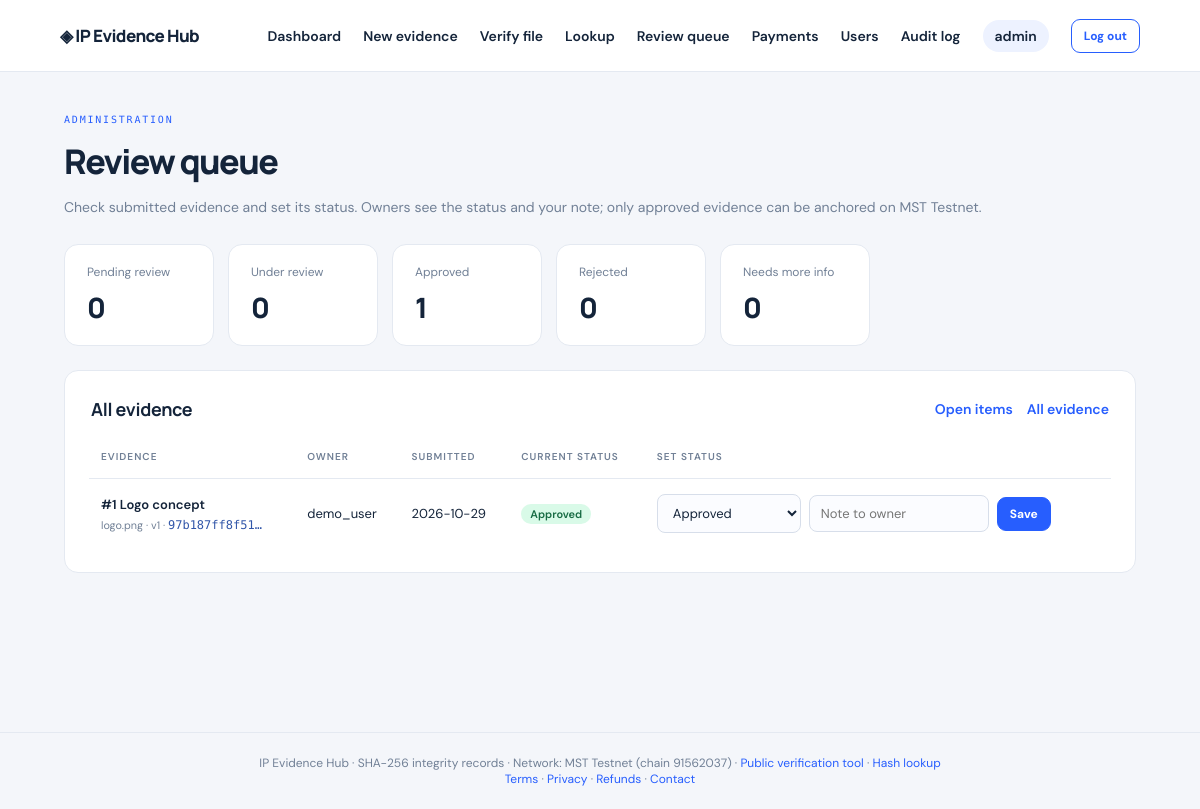
/admin/review?status=all (signed in), run on the app's committed database.
### tables this page shows
CREATE TABLE users (
          id INTEGER PRIMARY KEY AUTOINCREMENT, username TEXT UNIQUE NOT NULL,
          email TEXT UNIQUE NOT NULL, password_hash TEXT NOT NULL,
          role TEXT NOT NULL DEFAULT 'user', created_at TEXT NOT NULL
        , evidence_credits INTEGER NOT NULL DEFAULT 0, subscription_until TEXT DEFAULT '');

CREATE TABLE evidence (
          id INTEGER PRIMARY KEY AUTOINCREMENT, user_id INTEGER NOT NULL,
          title TEXT NOT NULL, description TEXT DEFAULT '', original_name TEXT NOT NULL,
          stored_name TEXT NOT NULL, sha256 TEXT NOT NULL, file_size INTEGER NOT NULL,
          mime_type TEXT DEFAULT '', created_at TEXT NOT NULL, watermark_name TEXT DEFAULT '',
          chain_network TEXT DEFAULT '', tx_hash TEXT DEFAULT '', contract_address TEXT DEFAULT '', chain_status TEXT NOT NULL DEFAULT 'local', registrant_address TEXT DEFAULT '', onchain_recorded_at INTEGER DEFAULT 0, block_number INTEGER DEFAULT 0, root_id INTEGER, parent_id INTEGER, version_no INTEGER NOT NULL DEFAULT 1, review_status TEXT NOT NULL DEFAULT 'pending', review_note TEXT DEFAULT '', reviewed_at TEXT DEFAULT '', billing TEXT DEFAULT '',
          FOREIGN KEY(user_id) REFERENCES users(id)
        );

### app.py (the view)
@app.route("/admin/review")
@admin_required
def admin_review():
    status=request.args.get("status","")
    with db() as c:
        counts={r["review_status"]:r["n"] for r in c.execute("SELECT review_status,COUNT(*) n FROM evidence GROUP BY review_status")}
        sql="SELECT e.*,u.username FROM evidence e JOIN users u ON u.id=e.user_id"
        if status in REVIEW_LABELS: rows=c.execute(sql+" WHERE e.review_status=? ORDER BY e.id",(status,)).fetchall()
        elif status=="all": rows=c.execute(sql+" ORDER BY e.id DESC LIMIT 300").fetchall()
        else:
            status=""
            rows=c.execute(sql+f" WHERE e.review_status IN ({','.join('?'*len(OPEN_REVIEW_STATUSES))}) ORDER BY e.id",OPEN_REVIEW_STATUSES).fetchall()
    return render_template("admin_review.html",rows=rows,counts=counts,status=status)

### app.py (called while the page is built)
@contextmanager
def db():
    conn = sqlite3.connect(DB_PATH)
    conn.row_factory = sqlite3.Row
    conn.execute("PRAGMA foreign_keys=ON")
    try:
        with conn: yield conn
    finally:
        conn.close()

def login_required(f):
    @wraps(f)
    def wrapped(*a, **kw):
        if not session.get("user_id"):
            flash("Please log in to continue.", "warning"); return redirect(url_for("login"))
        return f(*a, **kw)
    return wrapped

def admin_required(f):
    @wraps(f)
    @login_required
    def wrapped(*a, **kw):
        if current_user()["role"]!="admin": abort(403)
        return f(*a, **kw)
    return wrapped

def current_user():
    if not session.get("user_id"): return None
    with db() as c: return c.execute("SELECT id,username,email,role FROM users WHERE id=?",(session["user_id"],)).fetchone()

def csrf_token():
    if "csrf" not in session: session["csrf"]=secrets.token_urlsafe(32)
    return session["csrf"]

@app.context_processor
def inject_user(): return {"current_user": current_user(), "network": chain.network, "chain": chain}

@app.before_request
def csrf_protect():
    if request.method=="POST" and request.path not in CSRF_EXEMPT_PATHS:
        sent=request.form.get("csrf_token") or request.headers.get("X-CSRF-Token","")
        expected=session.get("csrf","")
        if not sent or not expected or not secrets.compare_digest(sent,expected): abort(400)

@app.after_request
def security_headers(response):
    response.headers.setdefault("X-Content-Type-Options","nosniff")
    response.headers.setdefault("X-Frame-Options","DENY")
    response.headers.setdefault("Referrer-Policy","same-origin")
    response.headers.setdefault("Content-Security-Policy","default-src 'self'; script-src 'self'; style-src 'self' https://fonts.googleapis.com; "
                                "font-src https://fonts.gstatic.com; img-src 'self' data:; frame-ancestors 'none'; form-action 'self'")
    return response

### templates/admin_review.html
{% extends "base.html" %}{% block title %}Review queue · IP Evidence Hub{% endblock %}{% block content %}<div class="page-head"><div><div class="eyebrow">ADMINISTRATION</div><h1>Review queue</h1><p class="muted">Check submitted evidence and set its status. Owners see the status and your note; only approved evidence can be anchored on {{ network.name }}.</p></div></div><div class="stats">{% for key,label in review_labels.items() %}<a class="stat stat-link{{ ' stat-active' if status==key }}" href="{{ url_for('admin_review',status=key) }}"><span>{{ label }}</span><strong>{{ counts.get(key,0) }}</strong></a>{% endfor %}</div><section class="panel"><div class="panel-head"><h2>{% if status %}{{ review_labels.get(status,'All evidence') }}{% else %}Open items (pending, under review, needs more info){% endif %}</h2><div class="actions-inline"><a href="{{ url_for('admin_review') }}">Open items</a><a href="{{ url_for('admin_review',status='all') }}">All evidence</a></div></div>{% if rows %}<div class="table-wrap"><table><thead><tr><th>Evidence</th><th>Owner</th><th>Submitted</th><th>Current status</th><th>Set status</th></tr></thead><tbody>{% for e in rows %}<tr><td><a class="evidence-name" href="{{ url_for('evidence_detail',evidence_id=e.id) }}">#{{ e.id }} {{ e.title }}</a><small>{{ e.original_name }} · v{{ e.version_no }} · <code>{{ e.sha256[:12] }}…</code></small></td><td>{{ e.username }}</td><td>{{ e.created_at[:10] }}</td><td><span class="badge review-{{ e.review_status }}">{{ review_labels[e.review_status] }}</span>{% if e.review_note %}<small class="wrap">{{ e.review_note }}</small>{% endif %}</td><td><form class="queue-form" method="post" action="{{ url_for('admin_set_review',evidence_id=e.id) }}"><input type="hidden" name="csrf_token" value="{{ csrf_token() }}"><input type="hidden" name="from" value="queue"><input type="hidden" name="queue_status" value="{{ status }}"><select name="status" aria-label="New status for evidence {{ e.id }}">{% for key,label in review_labels.items() %}<option value="{{ key }}" {{ 'selected' if key==e.review_status }}>{{ label }}</option>{% endfor %}</select><input name="note" maxlength="1000" placeholder="Note to owner" aria-label="Note for evidence {{ e.id }}"><button class="btn btn-small">Save</button></form></td></tr>{% endfor %}</tbody></table></div>{% else %}<div class="empty"><div class="empty-icon">✓</div><h3>Nothing here</h3><p>No evidence with this status.</p></div>{% endif %}</section>{% endblock %}

### templates/base.html (shortened to what this page needs)
<!doctype html><html lang="en"><head><link rel="stylesheet" href="{{ url_for('static',filename='style.css') }}"></head>
<body><nav class="nav"><a class="brand" href="{{ url_for('index') }}">◈ IP Evidence Hub</a><div class="navlinks">{% if current_user %}<a href="{{ url_for('dashboard') }}">Dashboard</a><a href="{{ url_for('upload') }}">New evidence</a><a href="{{ url_for('verify') }}">Verify file</a><a href="{{ url_for('lookup') }}">Lookup</a>{% if current_user.role=='admin' %}<a href="{{ url_for('admin_review') }}">Review queue</a><a href="{{ url_for('admin_payments') }}">Payments</a><a href="{{ url_for('admin_users') }}">Users</a><a href="{{ url_for('admin_audit') }}">Audit log</a>{% else %}<a href="{{ url_for('billing') }}">Billing</a>{% endif %}<a class="user-chip" href="{{ url_for('change_password') }}" title="Account settings">{{ current_user.username }}</a><form class="inline-form" method="post" action="{{ url_for('logout') }}"><input type="hidden" name="csrf_token" value="{{ csrf_token() }}"><button class="btn btn-small btn-outline">Log out</button></form>{% else %}<a href="{{ url_for('verify') }}">Verify</a><a href="{{ url_for('lookup') }}">Lookup</a><a href="{{ url_for('login') }}">Log in</a><a class="btn btn-small" href="{{ url_for('register') }}">Create account</a>{% endif %}</div></nav><main class="container">{% with messages=get_flashed_messages(with_categories=true) %}{% if messages %}{% for category,message in messages %}<div class="flash {{ category }}">{{ message }}</div>{% endfor %}{% endif %}{% endwith %}{% block content %}{% endblock %}</main><footer>IP Evidence Hub · SHA-256 integrity records · Network: {{ network.name }} (chain {{ network.chain_id }}) · <a href="{{ url_for('verify') }}">Public verification tool</a> · <a href="{{ url_for('lookup') }}">Hash lookup</a><br><a href="{{ url_for('terms') }}">Terms</a> · <a href="{{ url_for('privacy') }}">Privacy</a> · <a href="{{ url_for('refunds') }}">Refunds</a> · <a href="{{ url_for('contact') }}">Contact</a></footer>{% block scripts %}{% endblock %}</body></html>

### static/style.css (style rules this page uses)
:root { --bg:#f4f6fa;--panel:#fff;--ink:#14243a;--muted:#718096;--line:#e4e9f1;--blue:#275efe;--navy:#101f35;--mint:#d9fae8;--red:#b42318 }
* { box-sizing:border-box }
body { margin:0;background:var(--bg);color:var(--ink);font-family:'DM Sans',sans-serif;font-size:14px }
.nav { height:72px;padding:0 max(5vw,24px);display:flex;align-items:center;justify-content:space-between;background:#fff;border-bottom:1px solid var(--line);gap:24px }
.brand { font:800 17px Manrope,sans-serif;letter-spacing:-.6px;color:var(--navy);text-decoration:none }
.navlinks { display:flex;align-items:center;gap:22px }
.nav a { color:var(--ink);text-decoration:none;font-weight:600 }
.nav .brand { font-weight:800 }
.user-chip { background:#edf2ff;border-radius:20px;padding:7px 12px;color:#2549a8 }
.container { max-width:1120px;margin:0 auto;padding:42px 24px 70px;min-height:calc(100vh - 140px) }
h1,h2,h3,p { margin-top:0 }
h1 { font:800 clamp(30px,4vw,44px) Manrope,sans-serif;letter-spacing:-1.6px;margin-bottom:12px }
h2 { font:700 18px Manrope,sans-serif;letter-spacing:-.3px }
.eyebrow { font:500 10px 'DM Mono',monospace;letter-spacing:1.8px;color:var(--blue);margin-bottom:13px }
.muted { color:var(--muted);line-height:1.6 }
.btn { display:inline-flex;justify-content:center;align-items:center;gap:8px;border:1px solid var(--blue);border-radius:9px;background:var(--blue);color:white!important;padding:12px 17px;font:700 13px 'DM Sans',sans-serif;text-decoration:none;cursor:pointer }
.btn-outline { background:transparent;color:var(--blue)!important }
.btn-small { padding:8px 12px;font-size:12px }
.feature,.panel,.stat { background:var(--panel);border:1px solid var(--line);border-radius:14px }
.panel { padding:26px }
.form a,.panel a:not(.btn) { color:var(--blue);text-decoration:none;font-weight:600 }
.page-head { display:flex;align-items:center;justify-content:space-between;gap:20px;margin-bottom:26px }
.page-head h1 { font-size:34px }
.page-head p { margin-bottom:0 }
.stats { display:flex;gap:14px;margin-bottom:24px }
.stat { padding:19px 22px;min-width:180px;display:flex;flex-direction:column;gap:8px }
.stat span { font-size:12px;color:var(--muted) }
.stat strong { font:800 28px Manrope,sans-serif }
.panel-head { display:flex;justify-content:space-between;align-items:center;gap:15px }
.panel-head h2 { margin:0 }
.table-wrap { overflow:auto;margin:14px -2px -2px }
table { border-collapse:collapse;width:100%;text-align:left;font-size:13px }
th { font-size:10px;letter-spacing:1px;text-transform:uppercase;color:var(--muted);font-weight:600 }
th,td { padding:15px 12px;border-bottom:1px solid var(--line);white-space:nowrap }
tr:last-child td { border-bottom:0 }
td small { display:block;color:var(--muted);margin-top:5px }
.evidence-name { font-weight:700;color:var(--ink)!important;text-decoration:none }
code { font:12px 'DM Mono',monospace;color:#3156a9 }
footer { border-top:1px solid var(--line);padding:22px 24px;text-align:center;color:var(--muted);font-size:12px }
footer a { color:var(--blue);text-decoration:none }
.inline-form { display:inline-flex;margin:0 }
.nav button.btn { font-family:'DM Sans',sans-serif }
.user-chip { text-decoration:none }
.badge { display:inline-block;padding:3px 9px;border-radius:20px;font-size:11px;font-weight:600;background:#eef1f6;color:#53657b }
.review-approved { background:var(--mint);color:#176b43 }
.review-form select,.review-form textarea,.queue-form select,.queue-form input { display:block;width:100%;margin-top:6px;padding:9px 11px;border:1px solid #d7deea;border-radius:8px;font:13px 'DM Sans',sans-serif;background:#fbfcff;color:var(--ink) }
.queue-form { display:flex;gap:8px;align-items:center }
.queue-form select,.queue-form input { margin-top:0;width:auto }
.queue-form input { min-width:180px }
.stat-link { text-decoration:none;color:var(--ink);min-width:150px }
.actions-inline { display:flex;gap:14px }
.actions-inline a { color:var(--blue);font-weight:600;text-decoration:none }

### data on the page
users: username "admin"
evidence: review_status "Approved", get "1", id "1", title "Logo concept", original_name "logo.png", version_no "1", sha256 "97b187ff8f51", username "demo_user", created_at "2026-10-29", status "Approved"

### other printed values
{{ network.name }} "MST Testnet"
{{ label }} "Pending review" "Under review" "Rejected" "Needs more info"
{{ counts.get(key,0) }} "0" "0" "0" "0"
{{ review_labels.get(status,'All evidence') }} "All evidence"
{{ network.chain_id }} "91562037"
